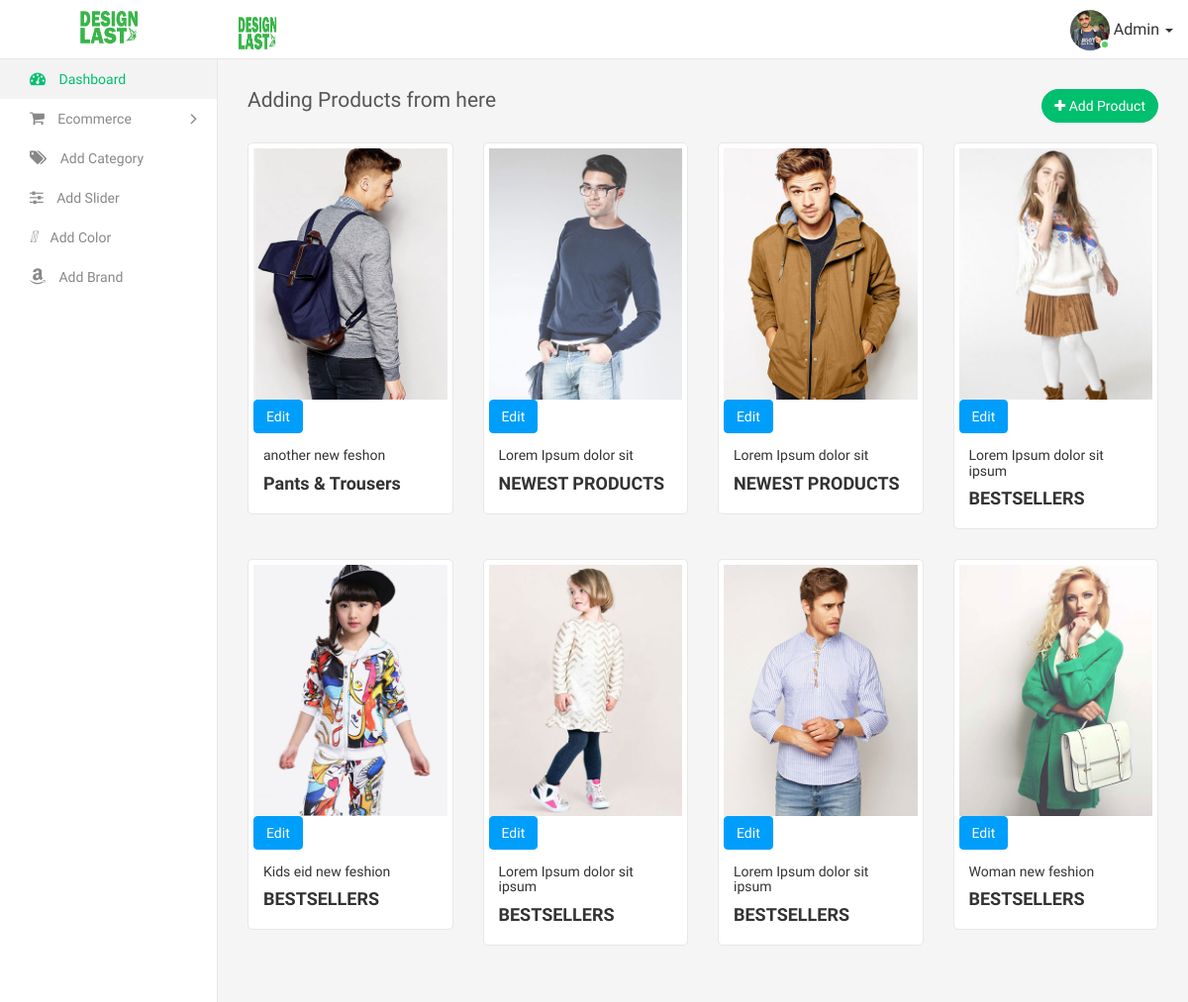
Before: /products/ with the older database file.
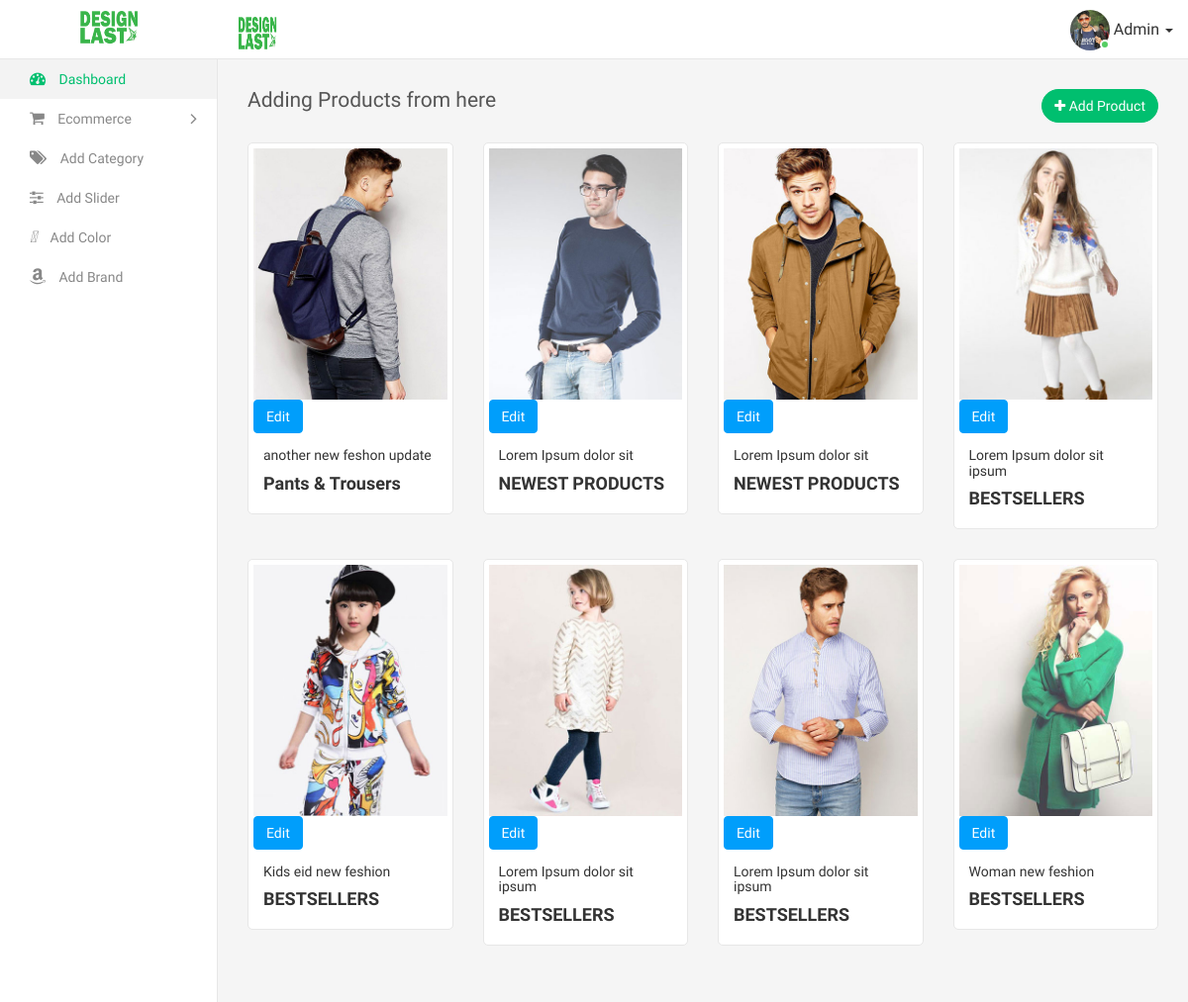
After: the same page with the newer database file.
### shopapp/models.py (models this page shows, shortened)
class Product(models.Model):
    name                = models.CharField(max_length = 100)
    product_code        = models.IntegerField(blank = True, null = True)
    price               = models.IntegerField()
    discount_price      = models.IntegerField(blank = True, null = True)
    discount_off_price  = models.IntegerField(blank = True, null = True)
    category            = models.ForeignKey(Category, on_delete = models.CASCADE)
    color               = models.ForeignKey(Color, on_delete = models.CASCADE)
    brand_name          = models.ForeignKey(Brand, on_delete = models.CASCADE)
    image               = models.ImageField(upload_to = 'product')
    order_now_link      = models.URLField(max_length=200, blank=False)
    description         = models.TextField()
    publish_on          = models.DateTimeField(auto_now = False, auto_now_add = True)
    update_on           = models.DateTimeField(auto_now = False, auto_now_add = True)

class Category(models.Model):
    name         = models.CharField(max_length = 20, unique = True)
    create_a     = models.DateTimeField(auto_now = True, auto_now_add = False)
    def __str__(self):
        return self.name

### shopapp/views.py (the view)
# urls.py: path('products/', Products_View.as_view(), name = 'Products_View'),
class Products_View(View):
    def get(self, request):
        products = Product.objects.all()[:8]
        context = {
            'products' : products
        }
        template_name = 'admin/products.html'
        return render(request, template_name, context)

### templates/admin/products.html (shortened to what this page needs)
{% extends 'app/base_admin.html' %}
{% load static %}
{% block body %}
        <div class="page-wrapper">
            <div class="content container-fluid">
                <div class="row">
                    <div class="col-sm-4 col-xs-3">
                        <h4 class="page-title">Adding Products from here</h4>
                    </div>
                    <div class="col-sm-8 col-xs-9 text-right m-b-20">
                        <a href="{% url 'add_prodct_views' %}" class="btn btn-primary rounded pull-right"><i class="fa fa-plus"></i> Add Product</a>
                    </div>
                </div>
                <div class="row">
                  {% if products %}
                  {% for item in products %}
                    <div class="col-lg-3 col-md-4 col-sm-6 col-xs-12">
                        <div class="product">
                            <div class="product-inner">
                                <img alt="alt" src="/media/{{item.image}}">
                                <a href="{% url 'edit_product_views' item.id %}" class="btn btn-info proedit-btn">Edit</a>
                            </div>
                            <div class="pro-desc">
                                <h5>{{item.name}}</h5>
                                <div class="price">{{item.category}}</div>
                            </div>
                        </div>
                    </div>
                    {% endfor %}
                    {% endif %}
                </div>
            </div>
        </div>
    </div>
{% endblock %}

### templates/app/base_admin.html (shortened to what this page needs)
{% load static %}
<!DOCTYPE html>
<html>
<head>
    <link rel="stylesheet" type="text/css" href="{% static 'assets/css/bootstrap.min.css' %}">
    <link rel="stylesheet" type="text/css" href="{% static 'assets/css/font-awesome.min.css' %}">
    <link rel="stylesheet" type="text/css" href="{% static 'assets/css/fullcalendar.min.css' %}">
    <link rel="stylesheet" type="text/css" href="{% static 'assets/css/dataTables.bootstrap.min.css' %}">
    <link rel="stylesheet" type="text/css" href="{% static 'assets/css/select2.min.css' %}">
    <link rel="stylesheet" type="text/css" href="{% static 'assets/css/bootstrap-datetimepicker.min.css' %}">
    <link rel="stylesheet" type="text/css" href="{% static 'assets/plugins/morris/morris.css' %}">
    <link rel="stylesheet" type="text/css" href="{% static 'assets/css/style.css' %}">
</head>
<body>
    <div class="main-wrapper">
        <div class="header">
            <div class="header-left">
                <a href="{% url 'dashboard_views' %}" class="logo">
                    <img src="{% static 'assets/img/logo.png' %}" width="60" height="40" alt="">
                </a>
            </div>
            <div class="page-title-box pull-left">
                <img src="assets/img/logo.png" width="40" height="40" alt="">
            </div>
            <ul class="nav navbar-nav navbar-right user-menu pull-right">
                <li class="dropdown">
                    <a href="profile.html" class="dropdown-toggle user-link" data-toggle="dropdown" title="Admin">
                        <span class="user-img"><img class="img-circle" src="{% static 'assets/img/user.jpg' %}" width="40" alt="Admin">
							<span class="status online"></span></span>
                        <span>Admin</span>
                        <i class="caret"></i>
                    </a>
                </li>
            </ul>
        </div>
        <div class="sidebar" id="sidebar">
            <div class="sidebar-inner slimscroll">
                <div id="sidebar-menu" class="sidebar-menu">
                    <ul>
                        <li class="active">
                            <a href="{% url 'dashboard_views' %}"><i class="fa fa-dashboard"></i> Dashboard</a>
                        </li>
                        <li class="submenu">
                            <a href="#"><i class="fa fa-shopping-cart" aria-hidden="true"></i> <span> Ecommerce </span> <span class="menu-arrow"></span></a>
                        </li>
                        <li><a href="{% url 'category_views' %}"><i class="fa fa-tags" aria-hidden="true"></i>  Add Category </a></li>
                        <li><a href="{% url 'slider_views' %}"><i class="fa fa-sliders" aria-hidden="true"></i> Add Slider </a></li>
                        <li><a href="{% url 'add_Color_Views' %}"><i class="fas fa-paint-brush"></i>  Add Color </a></li>
                        <li><a href="{% url 'adding_brand_views' %}"><i class="fa fa-amazon"></i> Add Brand </a></li>
                    </ul>
                </div>
            </div>
        </div>
{% block body %}
{% endblock %}
</body>
</html>

Changed rows visible on the page:
changed Product "Pants & Trousers": name "another new feshon" → "another new feshon update"
